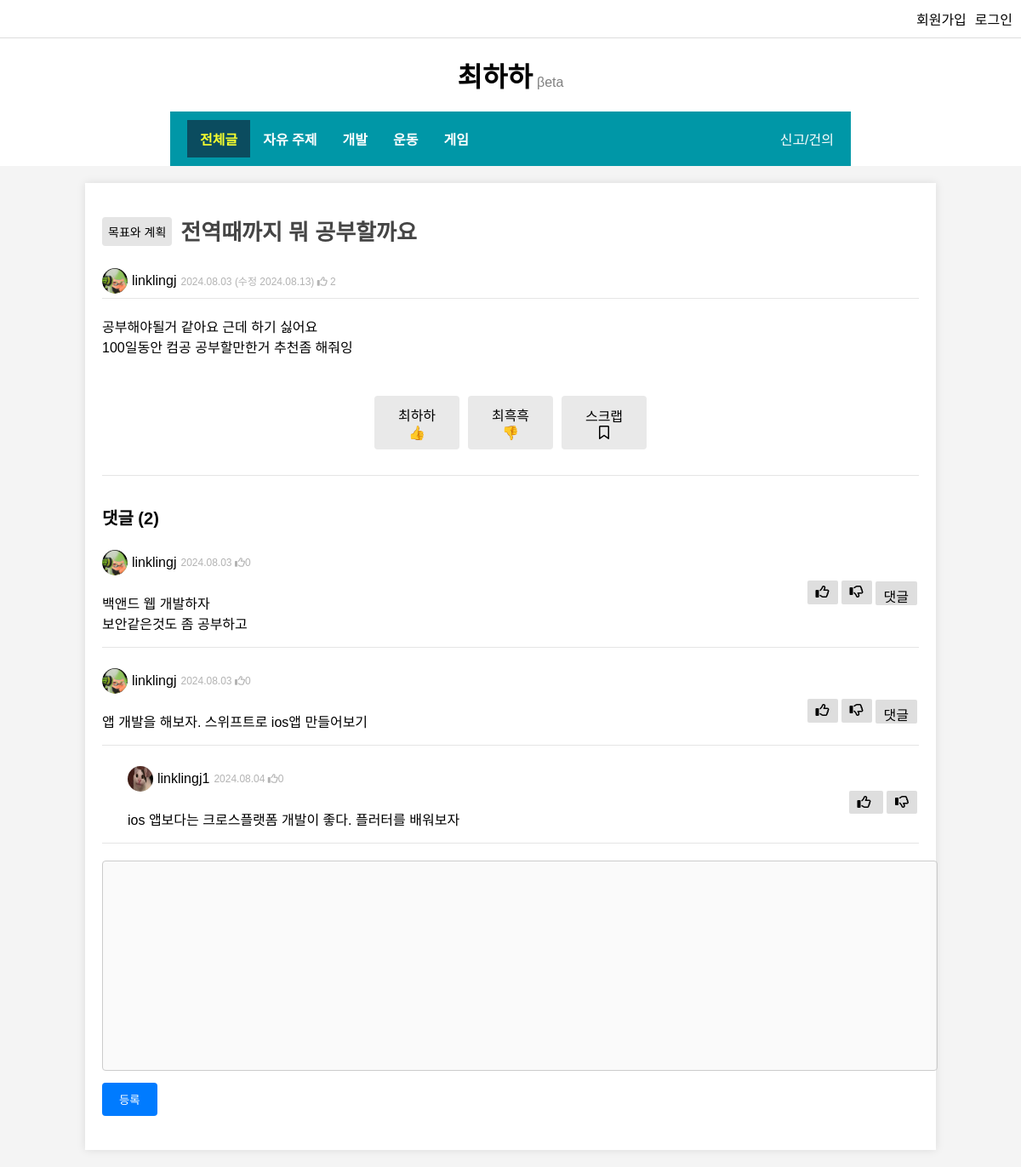
/pybo/question/11/, run on the app's committed database.
### pybo/models.py (models this page shows, shortened)
class Question(models.Model):
	author = models.ForeignKey(User, on_delete=models.CASCADE, related_name='author_question')
	subject = models.CharField(max_length = 200)
	content = models.TextField()
	create_date = models.DateTimeField(auto_now_add = True)
	modify_date = models.DateTimeField(null=True, blank=True)
	voter = models.ManyToManyField(User, related_name='voter_question')
	down_voter = models.ManyToManyField(User, related_name='down_voter_question')
	category = models.ForeignKey(Category, on_delete=models.CASCADE, related_name='category')

class Category(models.Model):
	name = models.CharField(max_length=100, unique=True)
	link_name = models.CharField(max_length=100, unique=True)

class Answer(models.Model):
	author = models.ForeignKey(User, on_delete=models.CASCADE, related_name='author_answer')
	question = models.ForeignKey(Question, on_delete = models.CASCADE)
	content = models.TextField()
	create_date = models.DateTimeField(auto_now_add = True)
	modify_date = models.DateTimeField(null=True, blank=True)
	voter = models.ManyToManyField(User, related_name='voter_answer')
	down_voter = models.ManyToManyField(User, related_name='down_voter_answer')

class Comment(models.Model):
	author = models.ForeignKey(User, on_delete=models.CASCADE)
	answer = models.ForeignKey(Answer, null=True, blank=True, on_delete = models.CASCADE)
	content = models.TextField()
	create_date = models.DateTimeField()
	modify_date = models.DateTimeField(null=True, blank=True)
	voter = models.ManyToManyField(User, related_name='voter_comment')
	down_voter = models.ManyToManyField(User, related_name='down_voter_comment')

### common/models.py (models this page shows, shortened)
class Profile(models.Model):
	user = models.OneToOneField(User, on_delete=models.CASCADE)
	avatar = models.ImageField(default='default.jpg', upload_to='profile_images')
	bio = models.TextField(max_length=500, blank=True)

### pybo/views.py (the view)
# urls.py: path('question/<int:question_id>/', views.detail, name='detail'),
def detail(request, question_id):
	question = get_object_or_404(Question, pk=question_id)
	context = {'question': question}
	return render(request, 'pybo/question_detail.html', context)

### pybo/templatetags/pybo_filter.py (called while the page is built)
@register.filter()
def mark(value):
	extensions = ["nl2br", "fenced_code"]
	return mark_safe(markdown.markdown(value, extensions=extensions))

### templates/pybo/question_detail.html (shortened to what this page needs)
{% extends 'base.html' %}
{% load pybo_filter %}
{% block content %}
{% load static %}
<link rel="stylesheet" type="text/css" href="{% static 'question_detail.css' %}">
<div class="container">
	<div class="box">
		<div class="title_box">
			<div class="category">
				<a href="{% url 'pybo:index' category=question.category.link_name %}">{{ question.category.name }}</a>
			</div>
			<h1>{{ question.subject }}</h1>
		</div>
		<div class="question_info">
			<img class="account-img" src="{{ question.author.profile.avatar.url }} "/>
			{{ question.author.username }}
			<p class="small_text">
				{{ question.create_date|date:"Y.m.d" }}
				{% if question.modify_date %}
				(수정 {{ question.modify_date|date:"Y.m.d" }})
				{% endif %}
				<i class="fa-regular fa-thumbs-up"></i>
				{{ question.voter.count }}
			</p>
		</div>
	</div>
	<div class="box">
		<div>
			{{ question.content|mark }}
		</div>
		<div class="vote_box">
			<a href="{% url 'pybo:question_like' question.id %}" class="button">
				<span>최하하</span>
				<span>👍</span>
			</a>
			<a href="{% url 'pybo:question_dislike' question.id %}" class="button">
				<span>최흑흑</span>
				<span>👎</span>
			</a>
			<a href="#" class="button">
				<span>스크랩</span>
				<span><i class="fa-regular fa-bookmark"></i></span>
			</a>
		</div>
	</div>
	<h5>댓글 ({{ question.answer_set.count }})</h5>
	<div>
		{% for answer in question.answer_set.all %}
			<div class="box">
				<div class="answer_info_box">
					<img class="account-img" src="{{ answer.author.profile.avatar.url }} "/>
					{{ answer.author.username }}
					<p class="small_text">{{ answer.create_date|date:"Y.m.d" }}
						<i class="fa-regular fa-thumbs-up"></i>{{ answer.voter.count }}</p>
				</div>
				<div class="answer_content_box">
					<div>{{ answer.content|mark }}</div>
					<div class="answer_right">
						{% if request.user %}
						<a class="small_button" href="{% url 'pybo:answer_like' answer.id %}">
							{% if answer.user_liked %}
								<i class="fa-solid fa-thumbs-up"></i>
							{% else %}
								<i class="fa-regular fa-thumbs-up"></i>
							{% endif %}
						</a>
						<a class="small_button" href="{% url 'pybo:answer_dislike' answer.id %}">
							{% if answer.user_liked %}
								<i class="fa-solid fa-thumbs-down"></i>
							{% else %}
								<i class="fa-regular fa-thumbs-down"></i>
							{% endif %}
						</a>
						<button class="small_button make_comment" onclick="commentButton({{forloop.counter0}})">댓글</button>
						{% endif %}
					</div>
				</div>
			</div>
			{% for comment in answer.comment_set.all %}
				<div class="comment_box">
					<div class="comment_info_box">
						<img class="account-img" src="{{ comment.author.profile.avatar.url }} "/>
						{{ comment.author.username }}
						<p class="small_text">{{ comment.create_date|date:"Y.m.d" }}
						<i class="fa-regular fa-thumbs-up"></i>{{ comment.voter.count }}</i></p>
					</div>
					<div class="comment_content_box">
						<div>{{ comment.content|mark }}</div>
						<div class="comment_right">
							{% if request.user %}
							<a class="small_button" href="{% url 'pybo:comment_like' comment.id %}">
								{% if comment.user_liked %}
									<i class="fa-solid fa-thumbs-up"></i>
								{% else %}
									<i class="fa-regular fa-thumbs-up"></i>
								{% endif %}
							</a>
							<a class="small_button" href="{% url 'pybo:comment_dislike' comment.id %}">
								{% if comment.user_liked %}
									<i class="fa-solid fa-thumbs-down"></i>
								{% else %}
									<i class="fa-regular fa-thumbs-down"></i>
								{% endif %}
							</a>
							{% endif %}
						</div>
					</div>
				</div>
			{% endfor %}
		{% endfor %}
	</div>
	<form action="{% url 'pybo:answer_create' question.id %}" method="post">
		<textarea name="content" id="content" {% if not user.is_authenticated %}disabled{% endif %} rows="15"></textarea>
		<input type="submit" value="등록"></input>
	</form>
</div>
{% load static %}
{% endblock %}

### static/styles.css (style rules this page uses)
body { font-family: Arial, sans-serif; background-color: #f4f4f4; margin-left: 30px; margin-right: 30px; padding: 0; }
.container { width: 80%; margin: 20px auto; padding: 20px; background-color: #fff; box-shadow: 0 0 10px rgba(0, 0, 0, 0.1); }
.box { border-bottom: 1px solid #e5e5e5; margin-bottom: 20px; }
form { margin-top: 20px; }
textarea { width: 100%; padding: 10px; margin-bottom: 10px; margin-right: 20px; border-radius: 4px; border: 1px solid #ccc; resize: none; font-family: Arial, sans-serif; }
input { margin-bottom: 20px; }
.button { background-color: #007BFF; color: white; border: none; padding: 10px 20px; border-radius: 4px; cursor: pointer; text-decoration: none; }
.small_button { background-color: #dedede; color: black; border: none; margin: 2px; padding: 5px 10px; border-radius: 2px; cursor: pointer; text-decoration: none; }

### static/navbar.css (style rules this page uses)
body { margin: 0; padding: 0; font-family: Arial, sans-serif; }

### static/question_detail.css (style rules this page uses)
h1 { font-size: 26px; color: #454545; margin-bottom: 20px; }
.title_box { display: flex; align-items: center; }
.category { display: flex; justify-content: center; background-color: #e5e5e5; padding: 7px; font-size: 14px; margin-right: 10px; border-radius: 4px; }
.category a { text-decoration: none; color: black; }
.small_text { font-size: 12px; color: #b3b3b3; margin-left: 5px; }
h5 { font-size: 20px; margin-bottom: 20px; }
input[type="submit"] { background-color: #007BFF; color: white; border: none; padding: 10px 20px; border-radius: 4px; cursor: pointer; }
.question_info { display: flex; align-items: center; }
.answer_info_box { display: flex; align-items: center; }
.answer_right { display: flex; align-items: flex-start; }
.comment_info_box { display: flex; align-items: center; }
.answer_content_box { display: flex; justify-content: space-between; }
.comment_content_box { display: flex; justify-content: space-between; }
.comment_box { border-bottom: 1px solid #e5e5e5; margin-bottom: 20px; padding-left: 30px; }
.make_comment { height: 28px; font-size: 16px; margin-top: 3px; }
.vote_box { padding: 30px; display: flex; justify-content: center; }
.vote_box a { display: flex; flex-direction: column; background-color: #e9e9e9; color: black; width: 80px; height: auto; padding: 10px; margin: 0px 5px; align-items: center; justify-content: center; }
.account-img { width: 30px; height: 30px; margin-right: 5px; background-repeat: no-repeat; background-position: center; background-size: cover; border-radius: 100%; }

### data on the page
Question: category.name "목표와 계획", subject "전역때까지 뭐 공부할까요", author.profile.avatar (picture), author.username "linklingj", create_date "2024.08.03", modify_date "2024.08.13", voter.count "2", content|mark "공부해야될거 같아요 근데 하기 싫어요 100일동안 컴공 공부할만한거 추천좀 해줘잉", answer_set.count "2"
Answer: author.profile.avatar (picture), author.username "linklingj", create_date "2024.08.03", voter.count "0", content|mark "백앤드 웹 개발하자 보안같은것도 좀 공부하고"
Answer: author.profile.avatar (picture), author.username "linklingj", create_date "2024.08.03", voter.count "0", content|mark "앱 개발을 해보자. 스위프트로 ios앱 만들어보기"
Comment: author.profile.avatar (picture), author.username "linklingj1", create_date "2024.08.04", voter.count "0", content|mark "ios 앱보다는 크로스플랫폼 개발이 좋다. 플러터를 배워보자"
